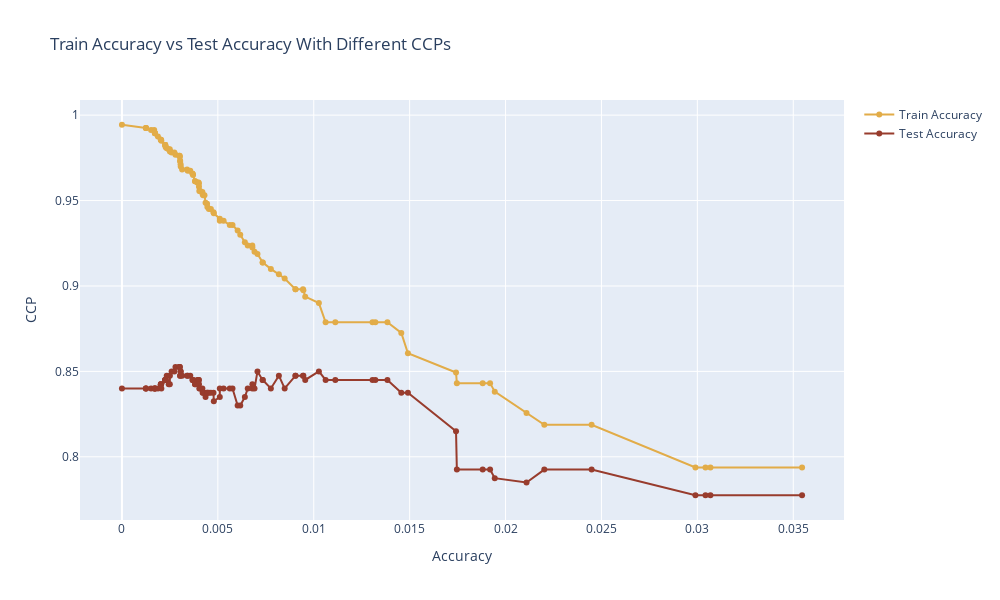

The notebook cell saved with this chart:
### Code cell
## Menemukan cost complexity alpha
clfs = []
train_accuracy = []
test_accuracy = []
avarage = []
ccp_alphas = ccp_alphas[ccp_alphas < 0.04]

for n in ccp_alphas:
    model_best_alpha = DecisionTreeClassifier(criterion='entropy', max_depth = 9,random_state=0, ccp_alpha=n)
    model_best_alpha.fit(X_train, y_train)
    clfs.append(model_best_alpha)
    train_accuracy.append(model_best_alpha.score(X_train, y_train))
    test_accuracy.append(model_best_alpha.score(X_test, y_test))
    avarage.append((model_best_alpha.score(X_train, y_train)+model_best_alpha.score(X_test, y_test))/2)
    
print("Number of nodes in the last tree is: {} with ccp_alpha: {}".format(clfs[-1].tree_.node_count, ccp_alphas[-1]))

#plotting
fig = go.Figure()
fig.add_trace(go.Scatter(x=ccp_alphas, y=train_accuracy,
                    mode='lines+markers',
                    name='Train Accuracy',
                        line = dict(color='#E2AC48' , width=2)))
fig.add_trace(go.Scatter(x=ccp_alphas, y=test_accuracy,
                    mode='lines+markers',
                    name='Test Accuracy',
                        line = dict(color='#983C2D' , width=2)))
fig.update_layout(
    title='Train Accuracy vs Test Accuracy With Different CCPs',
    xaxis_title='Accuracy',
    yaxis_title='CCP',
    width=1000, 
    height=600,
    # plot_bgcolor='#DEE0D5'
)
cmap = ['#DEE0D5' ,'#A7C5C5' ,  '#E2AC48' , '#B96028' , ]
fig.show()
